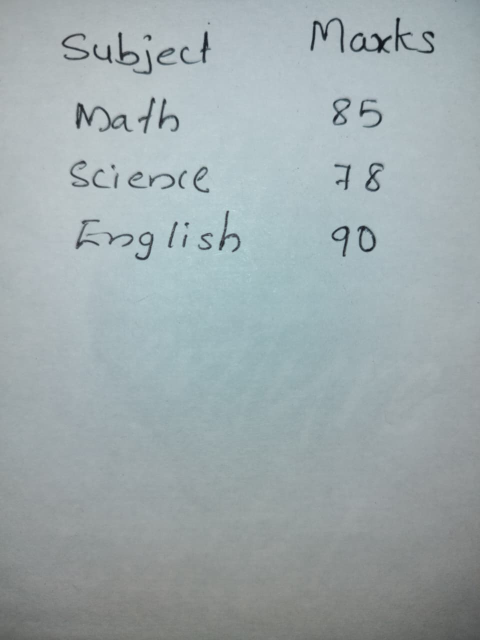
#> input picture marks.jpg, 960 x 1280 px (shown at 1/2 size)
$ python roll_marks_reader.py
#> lines starting #> are read from the running program, lines starting #| are printed output that depends on the picture; after the words box and inside, x2 and y2 are one past the last pixel; in counts of white or black regions, pixels touching at a corner belong together
import cv2
import pytesseract
import re

# Path for Tesseract
pytesseract.pytesseract.tesseract_cmd = r"C:\Program Files\Tesseract-OCR\tesseract.exe"

# Load image
img = cv2.imread("marks.jpg")
#> img is the input picture: shape (1280, 960, 3); mean B, G, R 172.8, 170.3, 158.6

# Resize for better OCR
img = cv2.resize(img, None, fx=2, fy=2, interpolation=cv2.INTER_CUBIC)
#> img: shape (2560, 1920, 3)

# Convert to grayscale
gray = cv2.cvtColor(img, cv2.COLOR_BGR2GRAY)

# Blur
gray = cv2.GaussianBlur(gray, (5,5), 0)

# Threshold
_, thresh = cv2.threshold(gray, 120, 255, cv2.THRESH_BINARY)
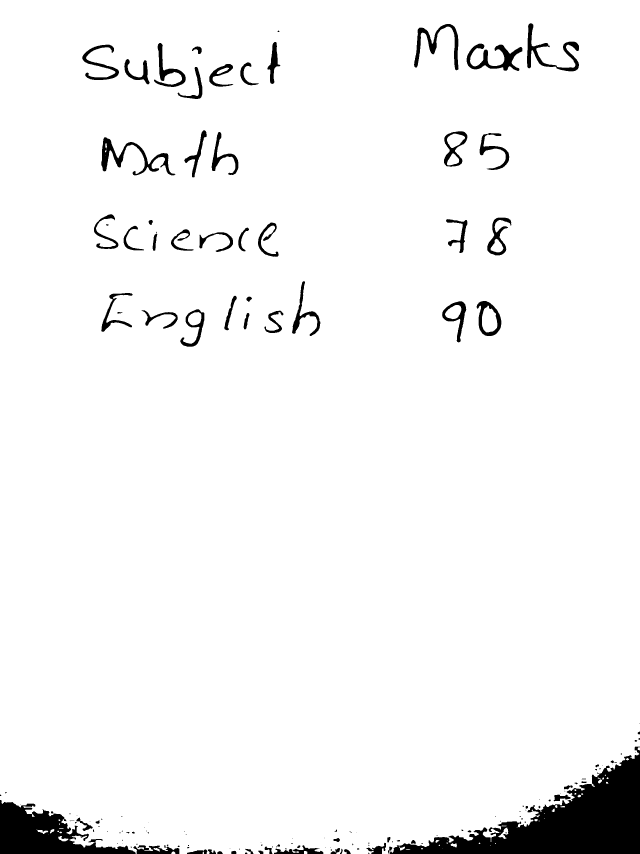
#> thresh: shape (2560, 1920) (shown at 1/3 size); 95.9% white; 158 black regions (73 under 20 px), largest, box (x1, y1, x2, y2) and area: (1170, 2240, 1920, 2560) 88243, (0, 2400, 407, 2560) 31416, (304, 412, 526, 526) 5938

# OCR
config = r'--oem 3 --psm 6'
#> (the run stopped early here; a loop or call above may not have finished)

$ run again, with mark.jpg copied over marks.jpg
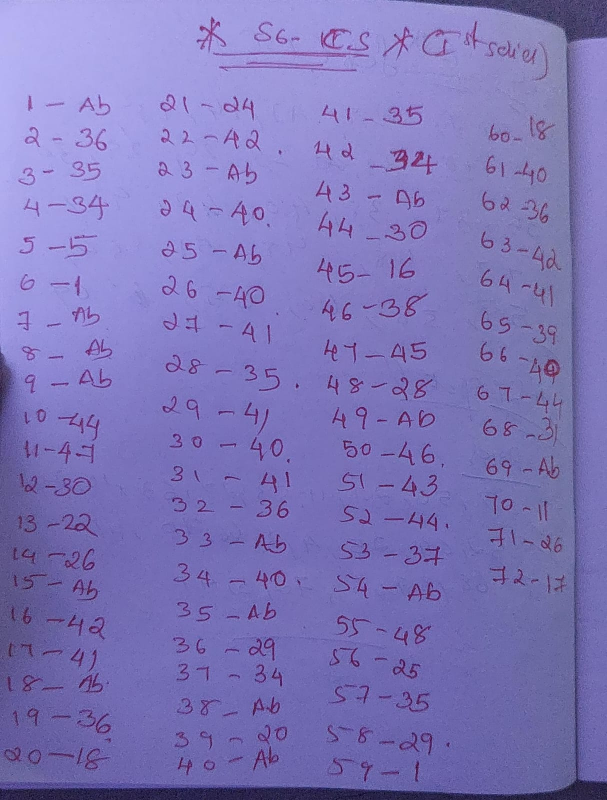
#> input picture mark.jpg, 1213 x 1600 px (shown at 1/2 size)
#> img is the input picture: shape (1600, 1213, 3); mean B, G, R 184.5, 117.8, 125.7
#> img: shape (3200, 2426, 3)
#> `gray = cv2.cvtColor(img, cv2.COLOR_BGR2GRAY)`:
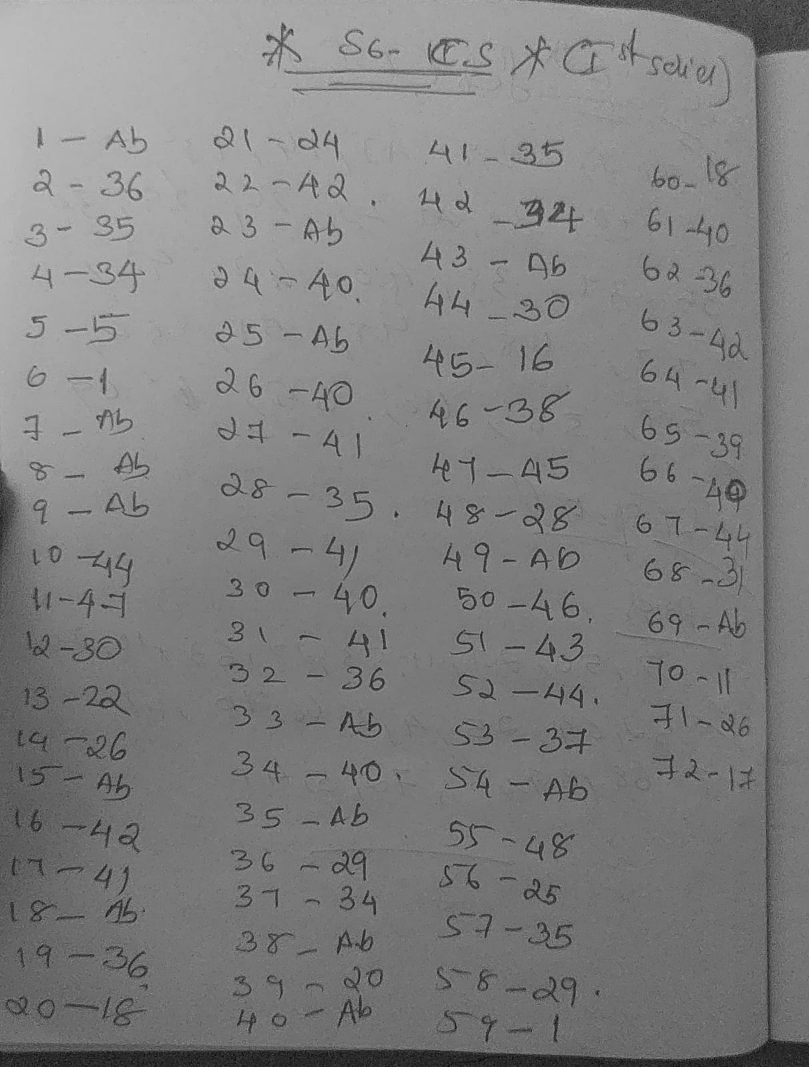
#> gray: shape (3200, 2426) (shown at 1/3 size); min 3, max 211, mean 127.8
#> `_, thresh = cv2.threshold(gray, 120, 255, cv2.THRESH_BINARY)`:
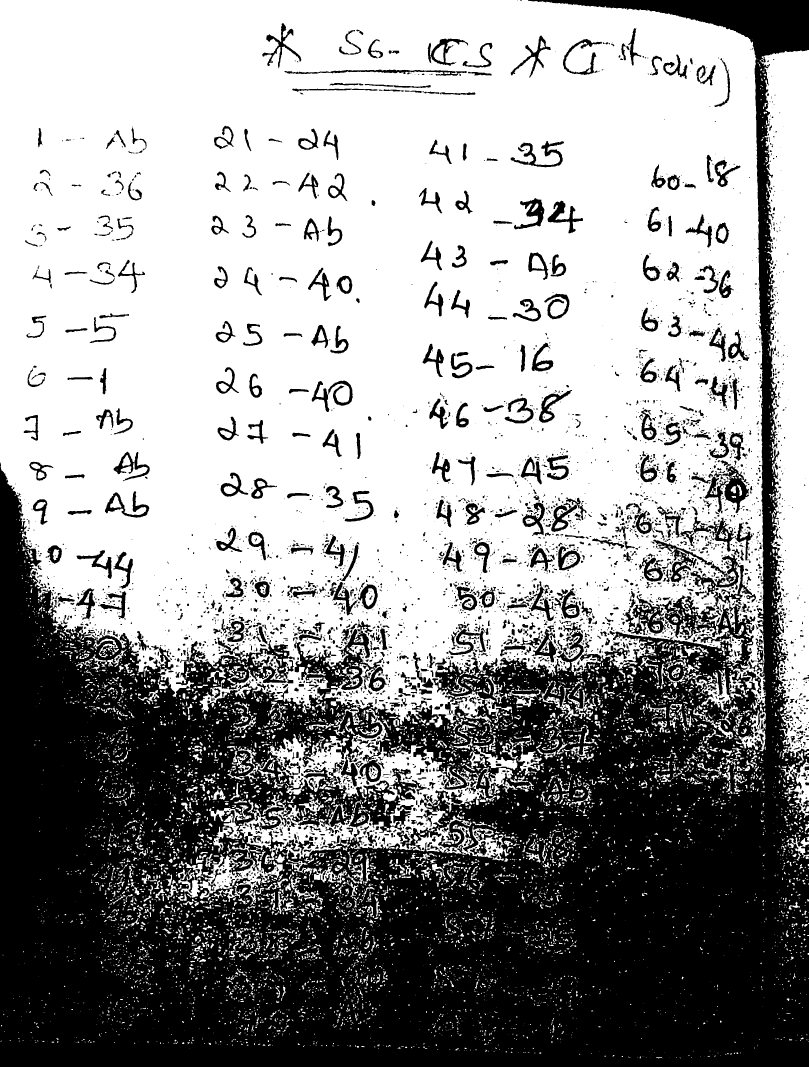
#> thresh: shape (3200, 2426) (shown at 1/3 size); 60.1% white; 4303 black regions (2665 under 20 px), largest, box (x1, y1, x2, y2) and area: (0, 0, 2426, 3200) 2707569, (2113, 1381, 2247, 1540) 7336, (2071, 1664, 2268, 1828) 7251

$ run again, with digit.png saved as marks.jpg
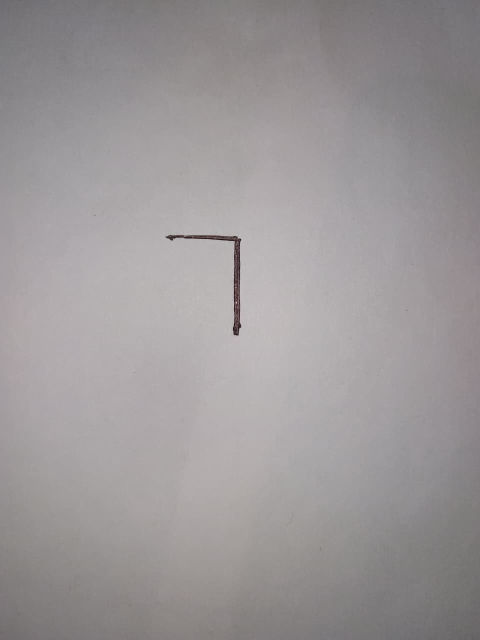
#> input picture digit.png, 960 x 1280 px (shown at 1/2 size)
#> img is the input picture: shape (1280, 960, 3); mean B, G, R 152.8, 151.7, 155.9
#> img: shape (2560, 1920, 3)
#> `_, thresh = cv2.threshold(gray, 120, 255, cv2.THRESH_BINARY)`:
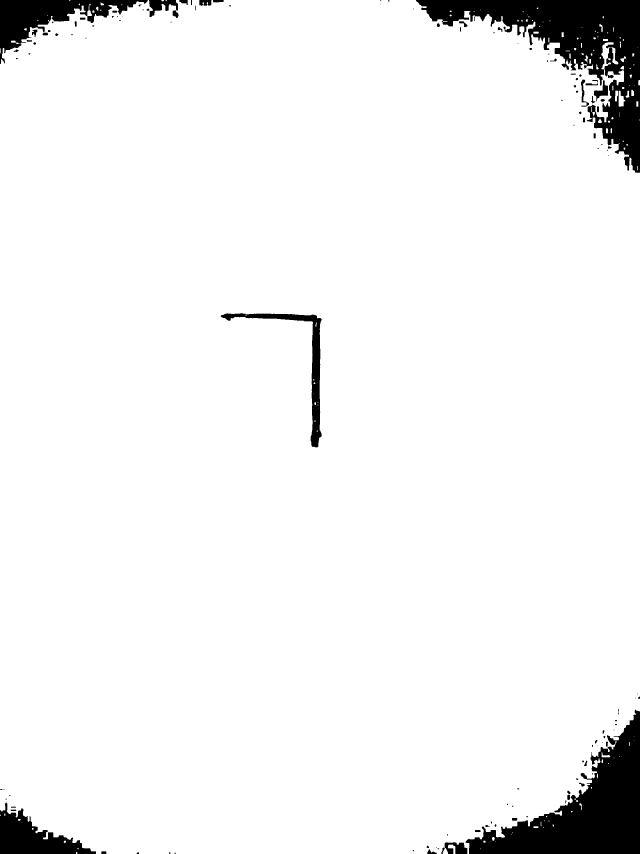
#> thresh: shape (2560, 1920) (shown at 1/3 size); 94.6% white; 124 black regions (51 under 20 px), largest, box (x1, y1, x2, y2) and area: (1248, 0, 1920, 518) 103264, (1396, 2129, 1920, 2560) 88724, (0, 0, 444, 192) 27925
